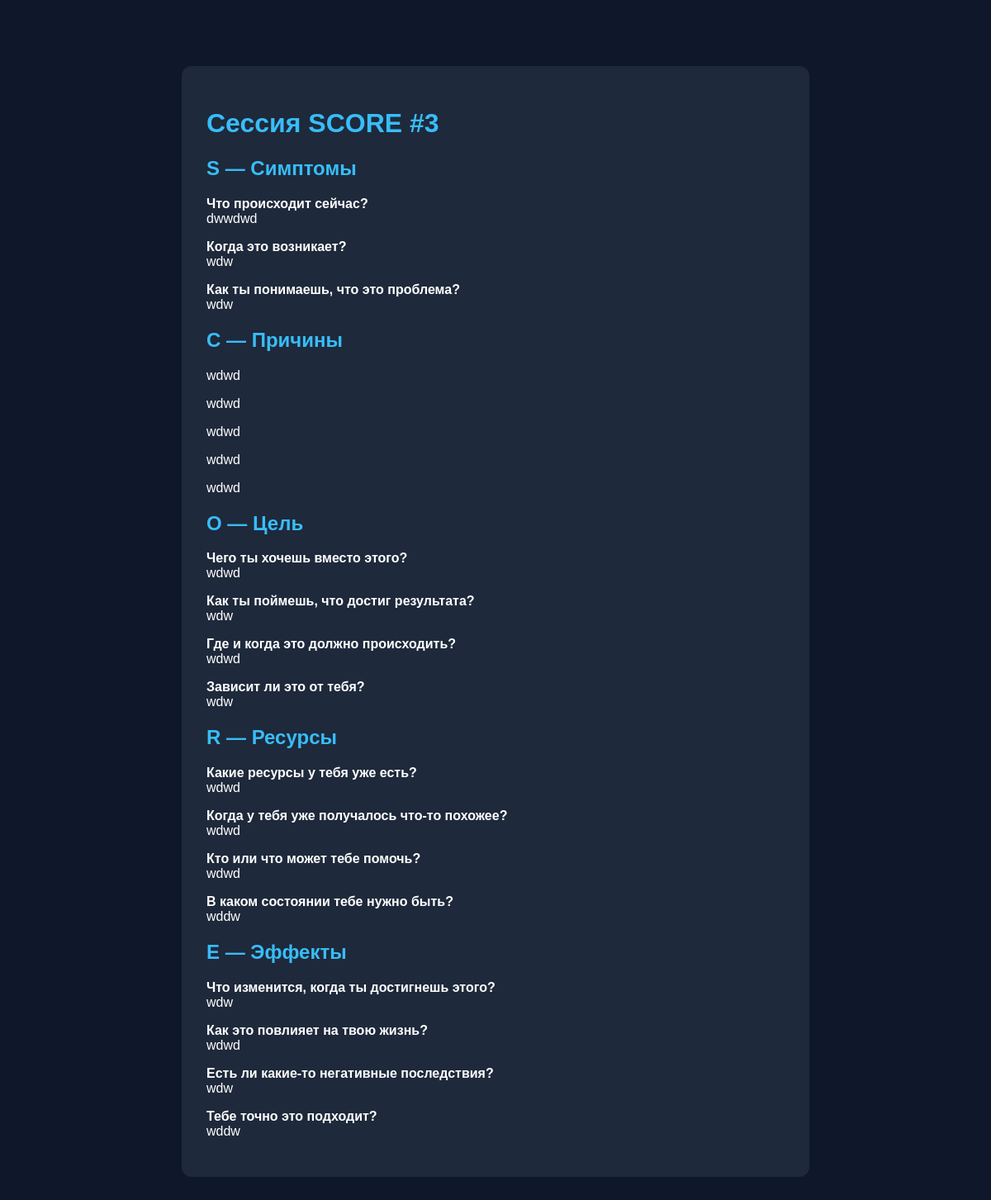
Page /report/3/ on the committed database.
### core/models.py (models this page shows, shortened)
class Session(models.Model):
    created_at = models.DateTimeField(auto_now_add=True)

class Answer(models.Model):
    session = models.ForeignKey(Session, on_delete=models.CASCADE)
    step = models.CharField(max_length=1)  # S, C, O, R, E
    question = models.TextField()
    answer = models.TextField()
    order = models.IntegerField(default=0)

### core/views.py (the view)
# urls.py: path('report/<int:session_id>/', views.report),
def report(request, session_id):
    session = Session.objects.get(id=session_id)
    answers = Answer.objects.filter(session=session).order_by("step", "order")
    data = defaultdict(list)
    for ans in answers:
        data[ans.step].append(ans)
    return render(request, "core/report.html", {
        "data": data,
        "session": session
    })

### core/templates/core/report.html
{% load static %}
<link rel="stylesheet" href="{% static 'core/style.css' %}">
<div class="container">
    <h1>Сессия SCORE #{{ session.id }}</h1>
    <h2>S — Симптомы</h2>
    {% for a in data.S %}
        <p><b>{{ a.question }}</b><br>{{ a.answer }}</p>
    {% endfor %}
    <h2>C — Причины</h2>
    {% for a in data.C %}
        <p>{{ a.answer }}</p>
    {% endfor %}
    <h2>O — Цель</h2>
    {% for a in data.O %}
        <p><b>{{ a.question }}</b><br>{{ a.answer }}</p>
    {% endfor %}
    <h2>R — Ресурсы</h2>
    {% for a in data.R %}
        <p><b>{{ a.question }}</b><br>{{ a.answer }}</p>
    {% endfor %}
    <h2>E — Эффекты</h2>
    {% for a in data.E %}
        <p><b>{{ a.question }}</b><br>{{ a.answer }}</p>
    {% endfor %}
</div>

### core/static/core/style.css (style rules this page uses)
.container { max-width: 700px; margin: 80px auto; padding: 30px; background: #1e293b; border-radius: 12px; }
h1, h2 { color: #38bdf8; }

### rows in the picture
Session: id "3"
Answer: question "Что происходит сейчас?", answer "dwwdwd"
Answer: question "Когда это возникает?", answer "wdw"
Answer: question "Как ты понимаешь, что это проблема?", answer "wdw"
Answer: answer "wdwd"
Answer: answer "wdwd"
Answer: answer "wdwd"
Answer: answer "wdwd"
Answer: answer "wdwd"
Answer: question "Чего ты хочешь вместо этого?", answer "wdwd"
Answer: question "Как ты поймешь, что достиг результата?", answer "wdw"
Answer: question "Где и когда это должно происходить?", answer "wdwd"
Answer: question "Зависит ли это от тебя?", answer "wdw"
Answer: question "Какие ресурсы у тебя уже есть?", answer "wdwd"
Answer: question "Когда у тебя уже получалось что-то похожее?", answer "wdwd"
Answer: question "Кто или что может тебе помочь?", answer "wdwd"
Answer: question "В каком состоянии тебе нужно быть?", answer "wddw"
Answer: question "Что изменится, когда ты достигнешь этого?", answer "wdw"
Answer: question "Как это повлияет на твою жизнь?", answer "wdwd"
Answer: question "Есть ли какие-то негативные последствия?", answer "wdw"
Answer: question "Тебе точно это подходит?", answer "wddw"
